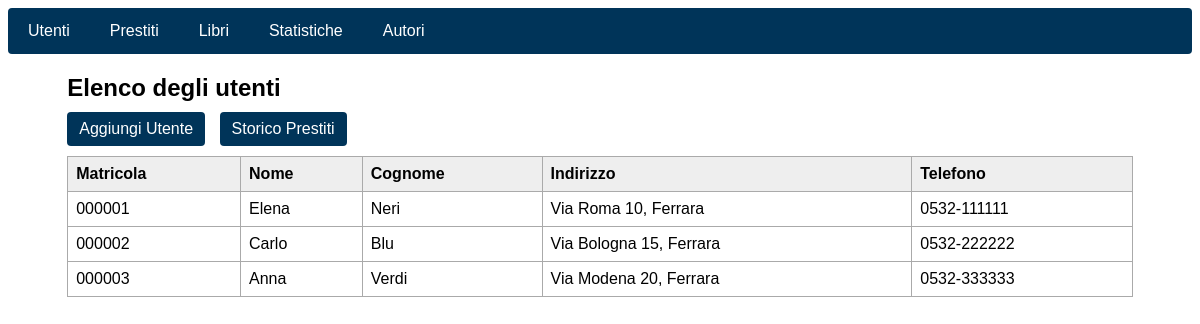
Page /utenti/get.php on the earlier database version.
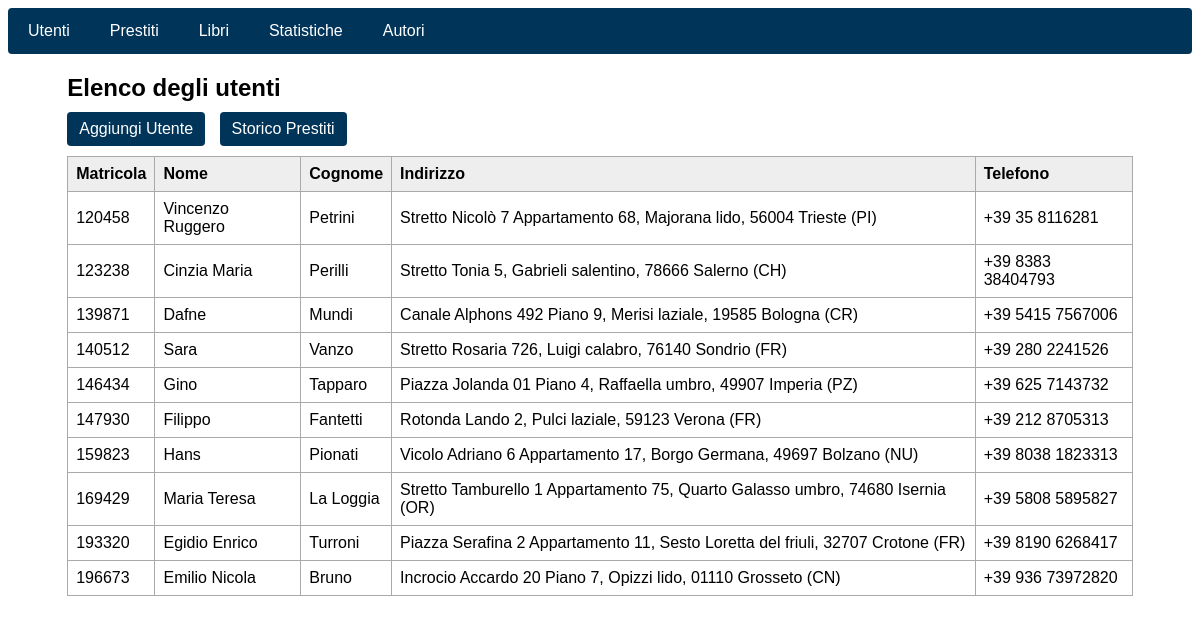
Same page on the later database version.
### tables this page shows
CREATE TABLE Utente (
    matricola VARCHAR(6) PRIMARY KEY,
    nome VARCHAR(100) NOT NULL,
    cognome VARCHAR(100) NOT NULL,
    indirizzo VARCHAR(255),
    telefono VARCHAR(20)
);

### utenti/get.php (the view, shortened to what this page needs)
<?php
require_once("../connect.php");
include("../navbar.php");
?>
<!DOCTYPE html>
<html>
<head>
    <link rel="stylesheet" type="text/css" href="../global.css">
</head>
<body>
    <div class="container">
        <h2>Elenco degli utenti</h2>
        <div class="actions" class="buttons">
            <a href="add.php" class="btn">Aggiungi Utente</a>
            <a href="history.php" class="btn">Storico Prestiti</a>
        </div>
        <table>
            <tr>
                <th>Matricola</th>
                <th>Nome</th>
                <th>Cognome</th>
                <th>Indirizzo</th>
                <th>Telefono</th>
            </tr>
            <?php
            $query = "SELECT matricola, nome, cognome, indirizzo, telefono FROM Biblioteca.Utente";
            $result = mysqli_query($connection, $query);
            if (mysqli_num_rows($result) > 0) {
                while ($row = mysqli_fetch_assoc($result)) {
                    echo "<tr>
                <td>{$row['matricola']}</td>
                <td>{$row['nome']}</td>
                <td>{$row['cognome']}</td>
                <td>{$row['indirizzo']}</td>
                <td>{$row['telefono']}</td>
            </tr>";
                }
            } else {
                echo "<tr><td colspan='5'>Nessun utente trovato</td></tr>";
            }
            ?>
        </table>
    </div>
</body>
</html>

### navbar.php (shortened to what this page needs)
<div class="navbar">
    <div class="links">
        <a href="../utenti/get.php">Utenti</a>
        <a href="../prestiti/get.php">Prestiti</a>
        <a href="../libri/get.php">Libri</a>
        <a href="../statistiche/get.php">Statistiche</a>
        <a href='../autori/get.php'>Autori</a>
    </div>
</div>

### global.css (style rules this page uses)
* { font-family: Arial, Helvetica, sans-serif; }

### navbar.php (style rules this page uses)
* { font-family: Arial, Helvetica, sans-serif; }
.navbar { background-color: #003459; overflow: hidden; border-radius: 4px; display: flex; justify-items: center; align-items: center; }
.navbar .links a { color: #FFFFFF; float: left; display: block; color: white; text-align: center; padding: 14px 20px; text-decoration: none; }

### utenti/get.php (style rules this page uses)
body { font-family: Arial, sans-serif; }
.container { width: 90%; margin: 20px auto; }
h2 { margin-bottom: 10px; }
.btn { display: inline-block; margin-right: 10px; padding: 8px 12px; background-color: #003459; color: white; text-decoration: none; border-radius: 4px; }
table { width: 100%; border-collapse: collapse; margin-top: 10px; }
th, td { border: 1px solid #aaa; padding: 8px; text-align: left; }
th { background-color: #eee; }

Differences in the rows shown:
removed utente: matricola "000001", nome "Elena", cognome "Neri", indirizzo "Via Roma 10, Ferrara", telefono "0532-111111"
removed utente: matricola "000002", nome "Carlo", cognome "Blu", indirizzo "Via Bologna 15, Ferrara", telefono "0532-222222"
removed utente: matricola "000003", nome "Anna", cognome "Verdi", indirizzo "Via Modena 20, Ferrara", telefono "0532-333333"
added utente: matricola "120458", nome "Vincenzo Ruggero", cognome "Petrini", indirizzo "Stretto Nicolò 7 Appartamento 68, Majorana lido, 56004 Trieste (PI)", telefono "+39 35 8116281"
added utente: matricola "123238", nome "Cinzia Maria", cognome "Perilli", indirizzo "Stretto Tonia 5, Gabrieli salentino, 78666 Salerno (CH)", telefono "+39 8383 38404793"
added utente: matricola "139871", nome "Dafne", cognome "Mundi", indirizzo "Canale Alphons 492 Piano 9, Merisi laziale, 19585 Bologna (CR)", telefono "+39 5415 7567006"
added utente: matricola "140512", nome "Sara", cognome "Vanzo", indirizzo "Stretto Rosaria 726, Luigi calabro, 76140 Sondrio (FR)", telefono "+39 280 2241526"
added utente: matricola "146434", nome "Gino", cognome "Tapparo", indirizzo "Piazza Jolanda 01 Piano 4, Raffaella umbro, 49907 Imperia (PZ)", telefono "+39 625 7143732"
added utente: matricola "147930", nome "Filippo", cognome "Fantetti", indirizzo "Rotonda Lando 2, Pulci laziale, 59123 Verona (FR)", telefono "+39 212 8705313"
added utente: matricola "159823", nome "Hans", cognome "Pionati", indirizzo "Vicolo Adriano 6 Appartamento 17, Borgo Germana, 49697 Bolzano (NU)", telefono "+39 8038 1823313"
added utente: matricola "169429", nome "Maria Teresa", cognome "La Loggia", indirizzo "Stretto Tamburello 1 Appartamento 75, Quarto Galasso umbro, 74680 Isernia (OR)", telefono "+39 5808 5895827"
added utente: matricola "193320", nome "Egidio Enrico", cognome "Turroni", indirizzo "Piazza Serafina 2 Appartamento 11, Sesto Loretta del friuli, 32707 Crotone (FR)", telefono "+39 8190 6268417"
added utente: matricola "196673", nome "Emilio Nicola", cognome "Bruno", indirizzo "Incrocio Accardo 20 Piano 7, Opizzi lido, 01110 Grosseto (CN)", telefono "+39 936 73972820"
